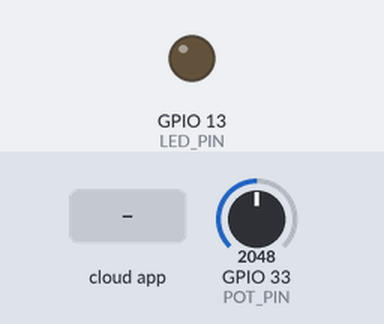
Bench run of a program on a simulated ESP32. Shown: output pins drawn as LEDs (lit = HIGH). Inputs (shaded band) come from the test bench; at power-on: GPIO 33 (POT_PIN) = 2048. WiFi joins after 1.5 s; servers stay silent unless stated; the Firebase database answers and starts empty; what the program prints to the serial monitor is not drawn.

Above: at 2.8 s.
2.9 s: the phone or cloud app sets led1 to 1
At 4.0 s:
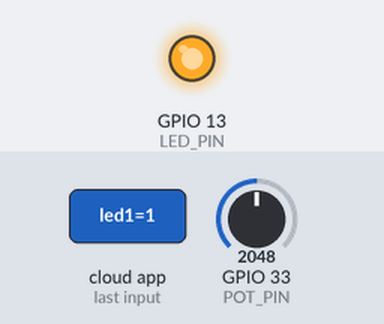
4.4 s: the phone or cloud app sets led1 to 0
At 5.1 s:
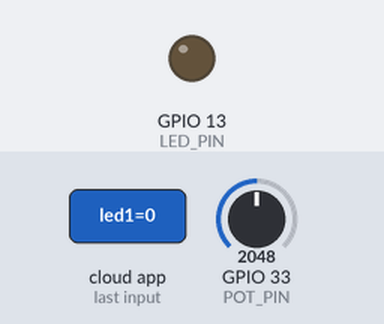
Timing chart, 0 to 7.4 s (numbered marks = the images above; inputs shaded):
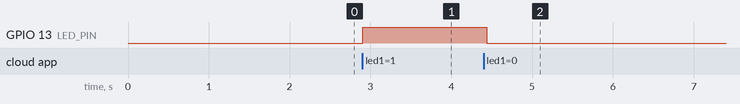

Measured:
- after the input at 2.9 s, GPIO 13 (LED_PIN): LOW → HIGH at once
- after the input at 4.4 s, GPIO 13 (LED_PIN): HIGH → LOW at once

The program:

main.cpp
```cpp
#include <Arduino.h>
#include <WiFi.h>
#include <FirebaseESP32.h>

// Provide the token generation process info.
#include <addons/TokenHelper.h>

// Provide the RTDB payload printing info and other helper functions.
#include <addons/RTDBHelper.h>

/* 1. Define the WiFi credentials */
#define WIFI_SSID "WIFI_SSID"      // SSID
#define WIFI_PASSWORD "WIFI_PASSWORD" // PASSWORD

// For the following credentials, see examples/Authentications/SignInAsUser/EmailPassword/EmailPassword.ino

/* 2. Define the API Key */
#define API_KEY "API_KEY" // API-KEY

/* 3. Define the RTDB URL */
#define DATABASE_URL "DATABASE_URL" //<databaseName>.firebaseio.com or <databaseName>.<region>.firebasedatabase.app //Firebase-URL

/* 4. Define the user Email and password that alreadey registerd or added in your project */
#define USER_EMAIL "test.123@gmail.com" // Firebase-Email
#define USER_PASSWORD "123456"          // Firebase-Password

#define LED_PIN 13
#define POT_PIN 33
int prevValue = 0; // variable to store the previous potentiometer value

// Define Firebase Data object
FirebaseData fbdo, fbdo_s1;

FirebaseAuth auth;
FirebaseConfig config;
String uid;

unsigned long sendDataPrevMillis = 0;

void setup()
{
  Serial.begin(115200);

  pinMode(LED_PIN, OUTPUT);
  pinMode(POT_PIN, INPUT);

  WiFi.begin(WIFI_SSID, WIFI_PASSWORD);
  Serial.print("Connecting to Wi-Fi");
  while (WiFi.status() != WL_CONNECTED)
  {
    Serial.print(".");
    delay(300);
  }
  Serial.println();
  Serial.print("Connected with IP: ");
  Serial.println(WiFi.localIP());
  Serial.println();

  Serial.printf("Firebase Client v%s\n\n", FIREBASE_CLIENT_VERSION);

  /* Assign the api key (required) */
  config.api_key = API_KEY;

  /* Assign the user sign in credentials */
  auth.user.email = USER_EMAIL;
  auth.user.password = USER_PASSWORD;

  /* Assign the RTDB URL (required) */
  config.database_url = DATABASE_URL;

  /* Assign the callback function for the long running token generation task */
  config.token_status_callback = tokenStatusCallback; // see addons/TokenHelper.h

  // Or use legacy authenticate method
  // config.database_url = DATABASE_URL;
  // config.signer.tokens.legacy_token = "<database secret>";

  Firebase.begin(&config, &auth);

  // Comment or pass false value when WiFi reconnection will control by your code or third party library
  Firebase.reconnectWiFi(true);

  // begin Stream
  if (!Firebase.RTDB.beginStream(&fbdo_s1, "/led1"))
  {
    Serial.printf("Stram 1 error begin: %s\r\n", fbdo_s1.errorReason().c_str());
  }

  // Getting the user UID might take a few seconds
  Serial.println("Getting User UID");
  while ((auth.token.uid) == "")
  {
    Serial.print('.');
    delay(1000);
  }
  // Print user UID
  uid = auth.token.uid.c_str();
  Serial.print("User UID: ");
  Serial.print(uid);
}

void loop()
{
  // Flash string (PROGMEM and  (FPSTR), String C/C++ string, const char, char array, string literal are supported
  // in all Firebase and FirebaseJson functions, unless F() macro is not supported.

  // Firebase.ready() should be called repeatedly to handle authentication tasks.

  if (Firebase.ready() && Firebase.RTDB.getBool(&fbdo, "/led1")) //using polling database
  {
    digitalWrite(LED_PIN, fbdo.boolData());
  }

  int potValue = analogRead(POT_PIN); // read the potentiometer value
  if (Firebase.ready() && potValue != prevValue)
  {
    Serial.println(potValue);
    Serial.printf("Set int... %s\n", Firebase.RTDB.setInt(&fbdo, "/pot1", potValue) ? "ok" : fbdo.errorReason().c_str());
    prevValue = potValue; // store the new value as the previous value
    delay(100);
  }
  delay(20);
}
```
